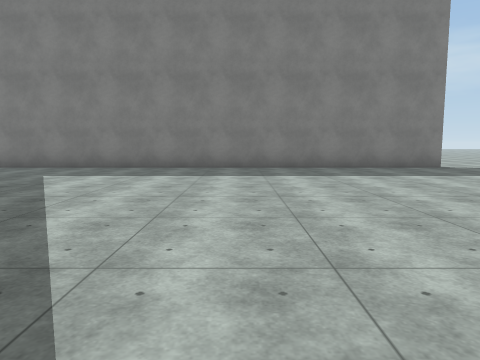
View 1 (above)

12 first-person views from a walk through a scene from a Unity 3-D project. The camera is 1.3 m above the floor, tilts 6° down and sees 70° across. The floor is counted in squares, 2 m on a side. Each view is taken from the middle of a square. On the plan, view 1 faces up. The plan holds only what a view shows up to about 10 squares ahead; the rest is blank. The place goes on beyond the plan. The player character is not drawn. Surface patterns are stand-ins for the level's own textures.

View 2
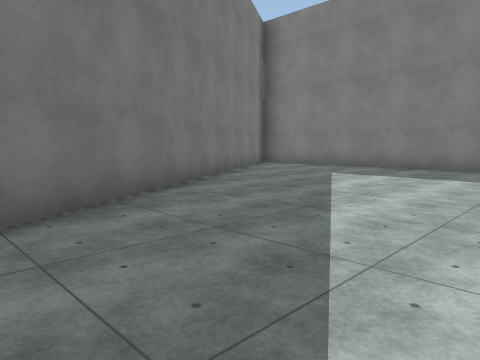

View 3
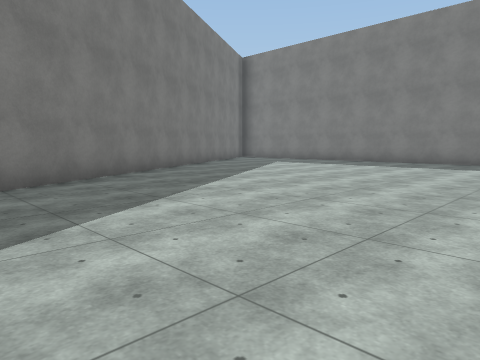

View 4
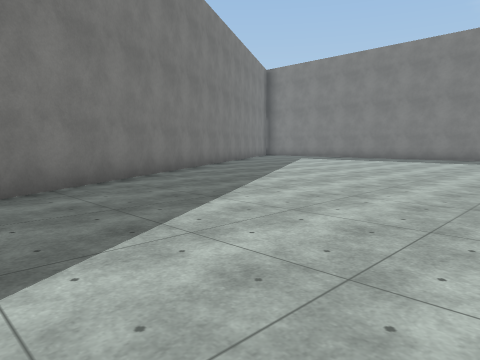

View 5
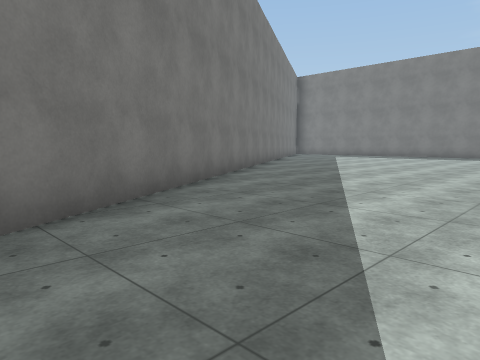

View 6
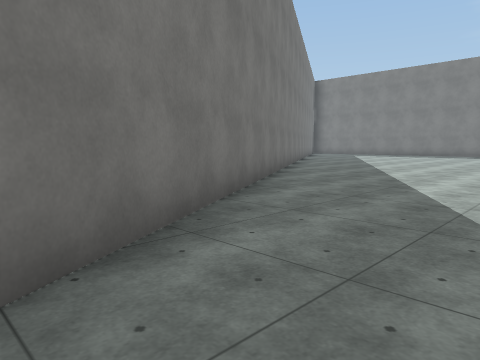

View 7
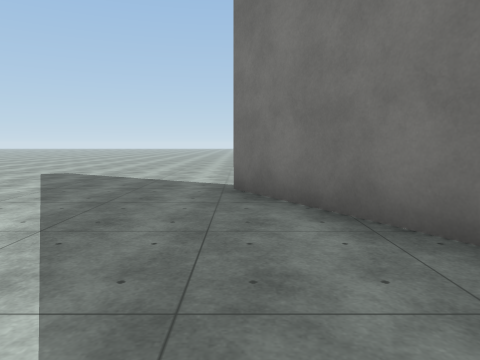

View 8
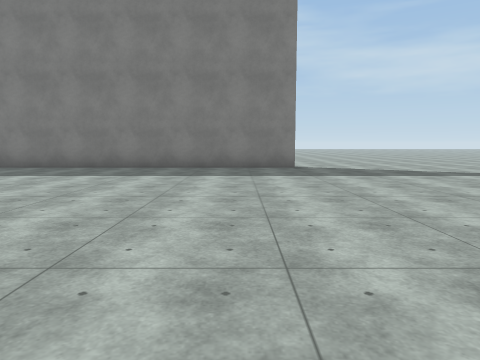

View 9
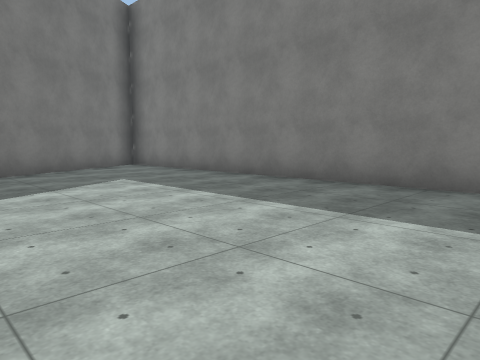

View 10
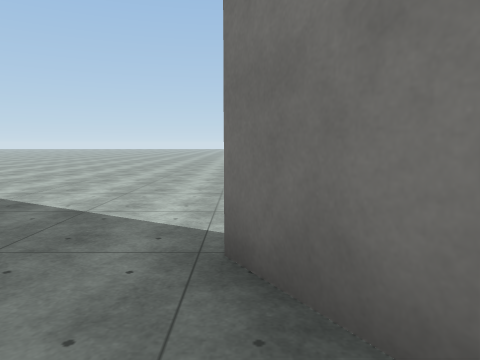

View 11
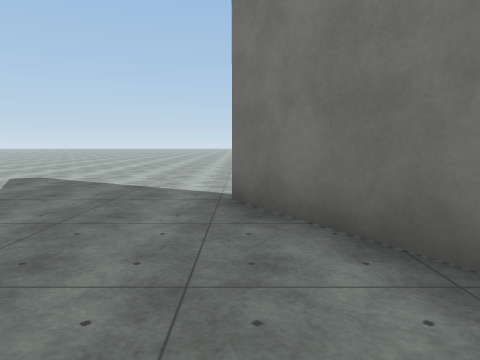

View 12
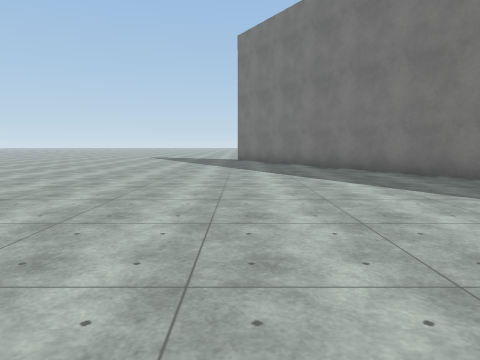

### Floor plan
Points are (right, up) in squares from view 1. A wall is a line through its corners. A room is listed if a view was taken in it or the views show most of it. See-through windows are left out.
Room 1 (views 1, 2, 3, 4, 5, 6, 7, 8, 9, 10, 11, 12)
walls: (5.5, 9.4) (-6.9, 9.4); (-7.7, 8.5) (4.1, -12)
ways out: opening at (5, -12)

Positions as (right, up) in squares from view 1, and headings:
1: (0, 0), facing up
2: (0, 0), facing up-left
3: (4, -3), facing up-left
4: (5, -6), facing up-left
5: (5, -9), facing up-left
6: (5, -11), facing up-left
7: (4, -7), facing down
8: (4, 0), facing up
9: (2, 4), facing up-left
10: (4, -10), facing down
11: (4, -8), facing down
12: (4, 2), facing down
